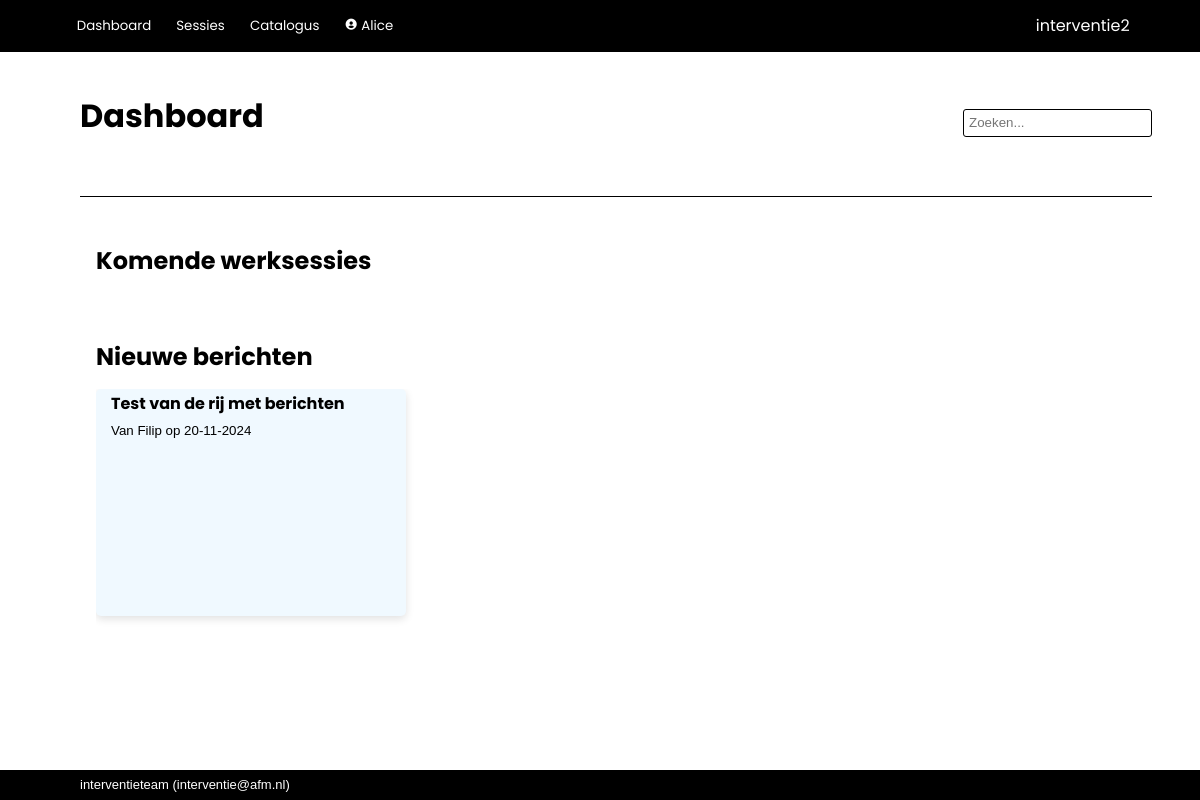
Page / (signed in) on the earlier database version.
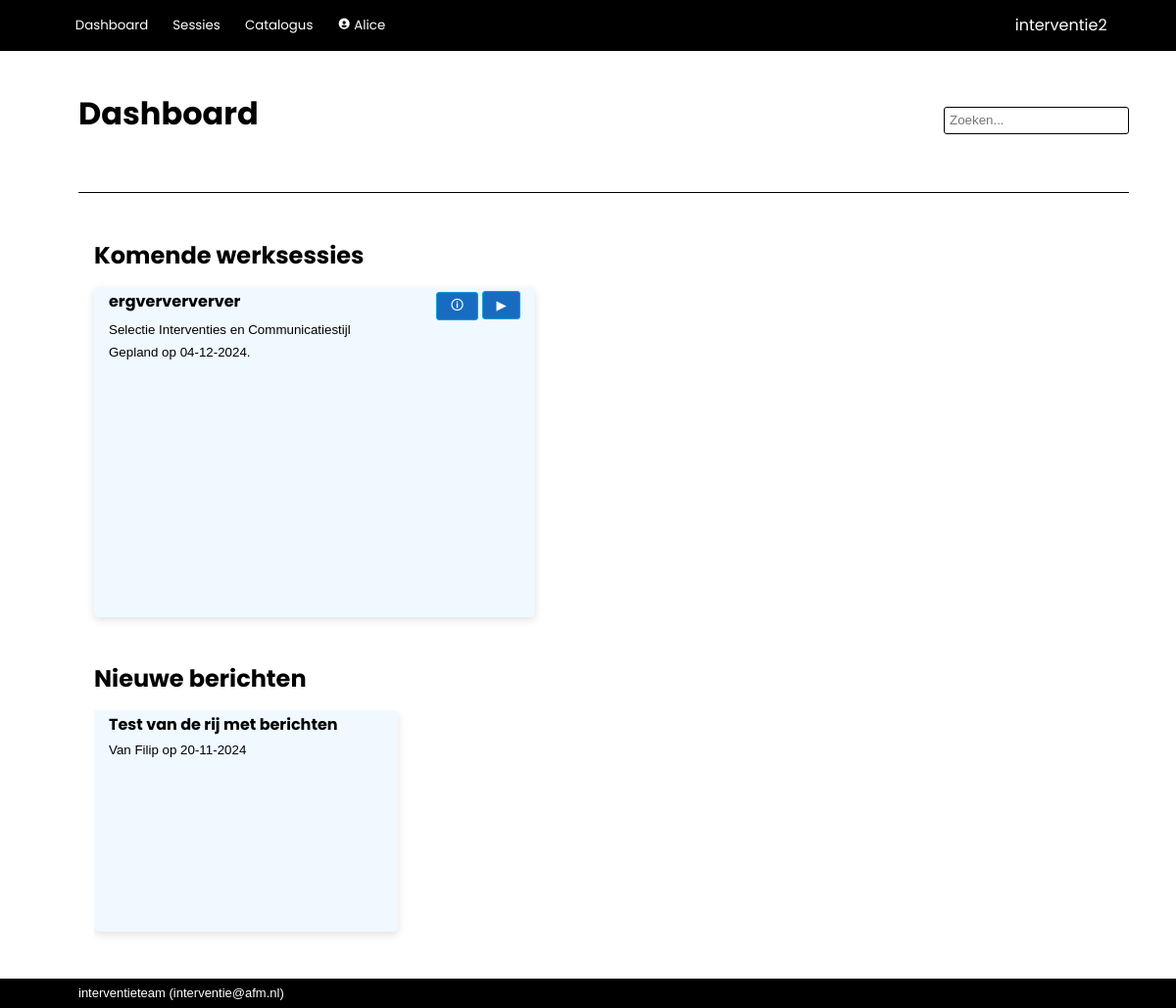
Same page on the later database version.
### interventie2/models.py (models this page shows, shortened)
class Message(db.Model):
    __tablename__ = 'messages'
    id            = db.Column(db.Integer, primary_key=True)
    date_created  = db.Column(db.DateTime(timezone=True), server_default=func.now())
    deliver_after = db.Column(db.DateTime(timezone=True), server_default=func.now())
    subject       = db.Column(db.String(500), nullable=False, default="")
    body          = db.Column(db.String(2000), nullable=False, default="")
    sender_id     = db.Column(db.Integer, db.ForeignKey('users.id'))
    recipient_id  = db.Column(db.Integer, db.ForeignKey('users.id'), nullable=False)
    unread        = db.Column(db.Boolean, nullable=False, default=True)
    archived      = db.Column(db.Boolean, nullable=False, default=True)
    system        = db.Column(db.Boolean, nullable=False, default=True)
    sender = relationship('User', foreign_keys=[sender_id])
    recipient = relationship('User', foreign_keys=[recipient_id])

class User(db.Model, UserMixin):
    __tablename__ = 'users'
    id            = db.Column(db.Integer, primary_key=True)
    name          = db.Column(db.String(80), nullable=False, unique=True)
    password      = db.Column(db.String(200), nullable=False)
    role_id       = db.Column(db.Integer, db.ForeignKey('roles.id'), nullable=False, default=4) #references roles.id
    description   = db.Column(db.String(2000), nullable=False, default="")
    email         = db.Column(db.String(254))
    link          = db.Column(db.String(1000))
    active        = db.Column(db.Boolean, nullable=False, default=True)
    date_created  = db.Column(db.DateTime(timezone=True), server_default=func.now())
    last_seen     = db.Column(db.DateTime(timezone=True), server_default=func.now())
    role = relationship('Role')
    messages = relationship('Message', back_populates='recipient', foreign_keys="Message.recipient_id", cascade='all, delete-orphan')
    messages_sent = relationship('Message', back_populates='sender', foreign_keys="Message.sender_id")
    worksession = relationship('Worksession', back_populates='creator')
    plan = relationship('Plan', back_populates='creator')
    allowed_worksessions = relationship('Worksession', secondary='worksession_access', back_populates='allowed_users')
    owned_instruments = relationship('Instrument', back_populates='owner')
    def unread_messages(self):
        return sum(1 for message in self.messages if (message.unread) and (message.deliver_after.date() <= date.today()))
    def unread_message_alert(self):
        return self.unread_messages() > 0
    def unread_messages_list(self):
        unread_messages = []
        for message in self.messages:
            if (message.unread) and (message.deliver_after.date() <= date.today()):
                unread_messages.append(message)
        return unread_messages

class Worksession(db.Model):
    __tablename__ = 'worksessions'
    id            = db.Column(db.Integer, primary_key=True)
    name          = db.Column(db.String(100), nullable=False)
    date_modified = db.Column(db.DateTime(timezone=True), server_default=func.now())
    parent_id     = db.Column(db.Integer, db.ForeignKey('worksessions.id'))
    child_description = db.Column(db.String(2000), nullable=False, default="")
    participants  = db.Column(db.String(500), nullable=False, default="")
    date          = db.Column(db.DateTime(timezone=True))
    project_number= db.Column(db.String(100))
    description   = db.Column(db.String(2000), nullable=False, default="")
    effect        = db.Column(db.String(2000), nullable=False, default="")
    link_to_page  = db.Column(db.String(1000), nullable=False, default="")
    show_instruments = db.Column(db.Boolean, default=True)
    mark_top_instruments = db.Column(db.Integer, nullable=False, default=1)
    show_rest_instruments = db.Column(db.Boolean, default=False)
    show_tags     = db.Column(db.Boolean, default=True)
    presenter_mode_zoom = db.Column(db.Numeric(3,2), nullable=False, default=1.25)
    presenter_mode_color_title = db.Column(db.String(7))
    presenter_mode_text_color_title = db.Column(db.String(7))
    presenter_mode_color_nav = db.Column(db.String(7))
    presenter_mode_text_color = db.Column(db.String(7))
    presenter_mode_text_color_nav = db.Column(db.String(7))
    presenter_mode_color_coll = db.Column(db.String(7))
    presenter_mode_text_color_coll = db.Column(db.String(7))
    presenter_mode_color_highlight = db.Column(db.String(7))
    presenter_mode_text_color_highlight = db.Column(db.String(7))
    presenter_mode_text_color_heading = db.Column(db.String(7))
    presenter_mode_background_color1 = db.Column(db.String(7))
    presenter_mode_background_color2 = db.Column(db.String(7))
    archived      = db.Column(db.Boolean, default=False)
    question_set_id = db.Column(db.Integer, db.ForeignKey('question_sets.id'))
    process_id    = db.Column(db.Integer, db.ForeignKey('processes.id'), nullable=False, default=1)
    enable_voting = db.Column(db.Boolean, default=False)
    voting_key    = db.Column(db.String(6), nullable=False, default=generate_secret_key(6))
    creator_id    = db.Column(db.Integer, db.ForeignKey('users.id'))
    secret_key    = db.Column(db.String(20), nullable=False, default=generate_secret_key())
    parent = relationship('Worksession', remote_side=[id], backref='children')
    creator = relationship('User', back_populates='worksession')
    allowed_users = relationship('User', secondary='worksession_access', back_populates='allowed_worksessions')
    answers = relationship('Answer', back_populates='worksession', cascade='all, delete-orphan')
    votes = relationship('Votes', back_populates='worksession', cascade='all, delete-orphan')
    question_set = relationship('QuestionSet')
    process = relationship('Process')
    plan = relationship('Plan', back_populates='worksession', cascade='all, delete-orphan')

class QuestionSet(db.Model):
    __tablename__ = 'question_sets'
    id            = db.Column(db.Integer, primary_key=True)
    name          = db.Column(db.String(500), nullable=False)
    description   = db.Column(db.String(2000), nullable=False, default="")
    owner_id      = db.Column(db.Integer, db.ForeignKey('users.id'), nullable=False) #references users.id
    date_created  = db.Column(db.DateTime(timezone=True), server_default=func.now())
    date_modified = db.Column(db.DateTime(timezone=True), server_default=func.now())
    default_process_id = db.Column(db.Integer, db.ForeignKey('processes.id'), nullable=False, default=1)
    default_instruments_visible = db.Column(db.Boolean, nullable=False, default=True)
    default_tags_visible = db.Column(db.Boolean, nullable=False, default=False)
    default_allow_weights = db.Column(db.Boolean, nullable=False, default=False)
    color         = db.Column(db.String(7))
    text_color    = db.Column(db.String(7))
    forbidden_tags = relationship('Tag', secondary='question_set_forbidden_tags')
    mandatory_tags = relationship('Tag', secondary='question_set_mandatory_tags')
    owner = relationship('User')
    default_process = relationship('Process')
    questions = relationship('Question', cascade='all, delete-orphan')
    worksessions = relationship('Worksession', back_populates='question_set', cascade='all, delete-orphan')

### interventie2/main/routes.py (the view)
@main.route('/', methods=['GET', 'POST'])
@login_required
def index():
	information = { "past_worksessions":  Worksession.query.filter(Worksession.date < datetime.today().date()).order_by(Worksession.name).count(),
					"current_worksessions":  Worksession.query.filter(Worksession.date == datetime.today().date()).order_by(Worksession.name).count(),
				    "next_worksessions":  Worksession.query.filter(Worksession.date > datetime.today().date()).order_by(Worksession.name).count(),
					"instruments": Instrument.query.order_by(Instrument.name).count(),
					"your_past_worksessions":  Worksession.query.filter(Worksession.date < datetime.today().date()).filter(Worksession.creator == current_user).order_by(Worksession.name).count(),
					"your_current_worksessions": Worksession.query.filter(Worksession.date == datetime.today().date()).filter(Worksession.creator == current_user).order_by(Worksession.name).count(),
				    "your_next_worksessions":  Worksession.query.filter(Worksession.date > datetime.today().date()).filter(Worksession.creator == current_user).order_by(Worksession.name).count(),
					"your_instruments": Instrument.query.filter(Instrument.owner == current_user).order_by(Instrument.name).count() }
	next_worksessions = Worksession.query.filter(Worksession.date >= datetime.today().date()).order_by(Worksession.date)
	worksessions = Worksession.query.filter(Worksession.archived==False).order_by(Worksession.date)
	question_sets =  QuestionSet.query.order_by(QuestionSet.name)
	return render_template('main/index.html',
						information=information,
						worksessions=worksessions,
						next_worksessions=next_worksessions,
						question_sets=question_sets,
						today=datetime.today().date())

### interventie2/models.py (called while the page is built)
@login_manager.user_loader
def load_user(user_id):
    return User.query.get(user_id)

### interventie2/main/templates/main/index.html (shortened to what this page needs)
{% extends 'base.html' %}
{% block page_title %}
Dashboard
{% endblock %}
{% block body %}
        <h1>Komende werksessies</h1>
        <div class="card_area">
            {% for worksession in next_worksessions %}
                {% if current_user in worksession.allowed_users %}
                    <div class="card double">
                            <div class="card_titlebar">
                                <div class="card_title">{{ worksession.name }}</div>
                                <div class="card_controls">
                                    <a href="{{url_for('main.show_worksession', worksession_id=worksession.id)}}"><button>🛈</button></a>
                                    <a href="{{ url_for('main.case', worksession_id=worksession.id) }}"><button>▶︎</button></a>
                                </div>
                            </div>
                            <div class="card_info">{{ worksession.question_set.name }}</div>
                            <div class="card_info">Gepland op {{ worksession.date.strftime('%d-%m-%Y') }}.</div>
                            <div class="card_description">{{ worksession.description }}</div>
                    </div>
                {% endif %}
            {% endfor %}
        </div>
{% if current_user.unread_message_alert() %}
    <h1>Nieuwe berichten</h1>
        <div class="card_row">
            {% for message in current_user.unread_messages_list() %}
            <a href="{{ url_for('admin.message', message_id=message.id) }}">
                <div class="card">
                    <div class="card_title">{{ message.subject }}</div>
                    <div class="card_info">
                        {% if message.sender.name|length >0 %}
                        Van {{ message.sender.name }} op
                        {% endif %}
                        {{ message.deliver_after.strftime('%d-%m-%Y') }}
                    </div>
                    <div class="card_description">
                    </div>
                </div>
            </a>
            {% endfor %}
        </div>
{% endif %}
{% endblock %}

Differences in the rows shown:
added Worksession: name "ergverververver", question_set.name "Selectie Interventies en Communicatiestijl", date "04-12-2024"
